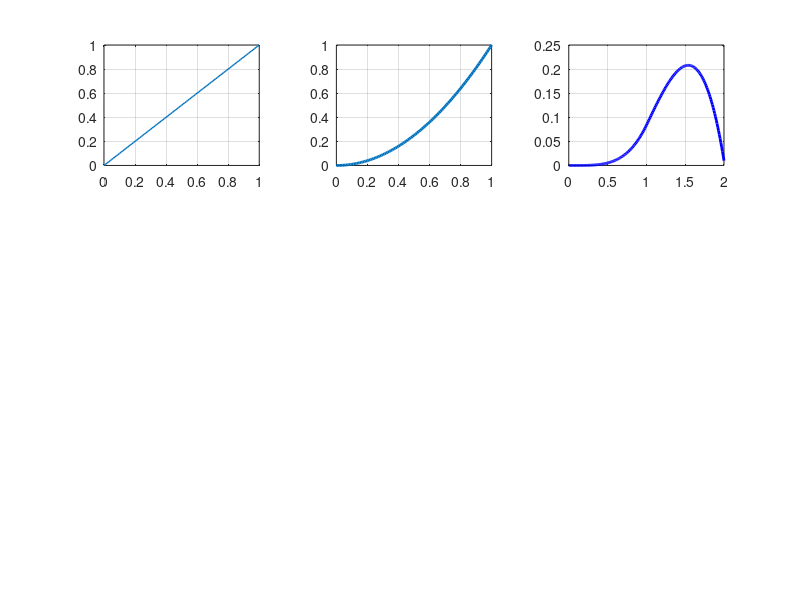

This figure's MATLAB source:
clc;
clear all;
close all;


tstart=0;%se stabilesc capetele integralei 
tstop=1;%.. 
tpas=0.01;%se stabileste pasul

t=tstart:tpas:tstop;
x=t;%declarare primul semnal

subplot(3,3,1);%afisare primul semnal
plot(t,x,'linewidth',1);
axis([0 1 0 1]);grid;

y=t.*t;
subplot(3,3,2);
plot(t,y,'linewidth',2)
axis([0 1 0 1]);grid;

t2=2*tstart:tpas:2*tstop;%marcheaza capetele produsului de convolutie
k=conv(x,y)*tpas;

subplot(3,3,3);
plot(t2,k,'b','linewidth',2);
axis();grid;
